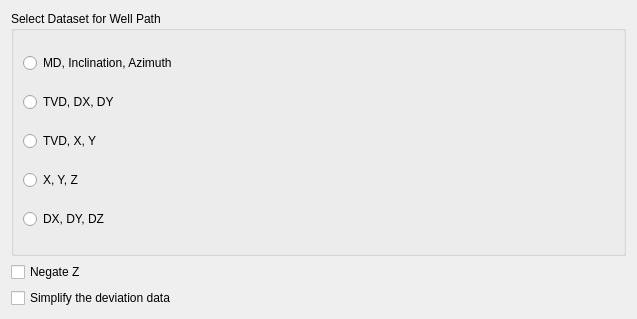
<?xml version="1.0" encoding="UTF-8"?>
<ui version="4.0">
 <class>PageWellPath</class>
 <widget class="QWidget" name="PageWellPath">
  <property name="geometry">
   <rect>
    <x>0</x>
    <y>0</y>
    <width>637</width>
    <height>319</height>
   </rect>
  </property>
  <property name="windowTitle">
   <string>Form</string>
  </property>
  <layout class="QVBoxLayout" name="verticalLayout">
   <item>
    <widget class="QGroupBox" name="groupBox">
     <property name="title">
      <string>Select Dataset for Well Path</string>
     </property>
     <layout class="QGridLayout" name="gridLayout">
      <item row="0" column="0">
       <widget class="QRadioButton" name="radioButtonAzi">
        <property name="text">
         <string>MD, Inclination, Azimuth</string>
        </property>
       </widget>
      </item>
      <item row="1" column="0">
       <widget class="QRadioButton" name="radioButtonTVDDXDY">
        <property name="text">
         <string>TVD, DX, DY</string>
        </property>
       </widget>
      </item>
      <item row="2" column="0">
       <widget class="QRadioButton" name="radioButtonTVDXY">
        <property name="text">
         <string>TVD, X, Y</string>
        </property>
       </widget>
      </item>
      <item row="3" column="0">
       <widget class="QRadioButton" name="radioButtonXYZ">
        <property name="text">
         <string>X, Y, Z</string>
        </property>
       </widget>
      </item>
      <item row="4" column="0">
       <widget class="QRadioButton" name="radioButtonDXDYDZ">
        <property name="text">
         <string>DX, DY, DZ</string>
        </property>
       </widget>
      </item>
     </layout>
    </widget>
   </item>
   <item>
    <widget class="QCheckBox" name="checkBox">
     <property name="text">
      <string>Negate Z</string>
     </property>
    </widget>
   </item>
   <item>
    <widget class="QCheckBox" name="checkBoxSimplify">
     <property name="text">
      <string>Simplify the deviation data</string>
     </property>
    </widget>
   </item>
  </layout>
 </widget>
 <resources/>
 <connections/>
</ui>
